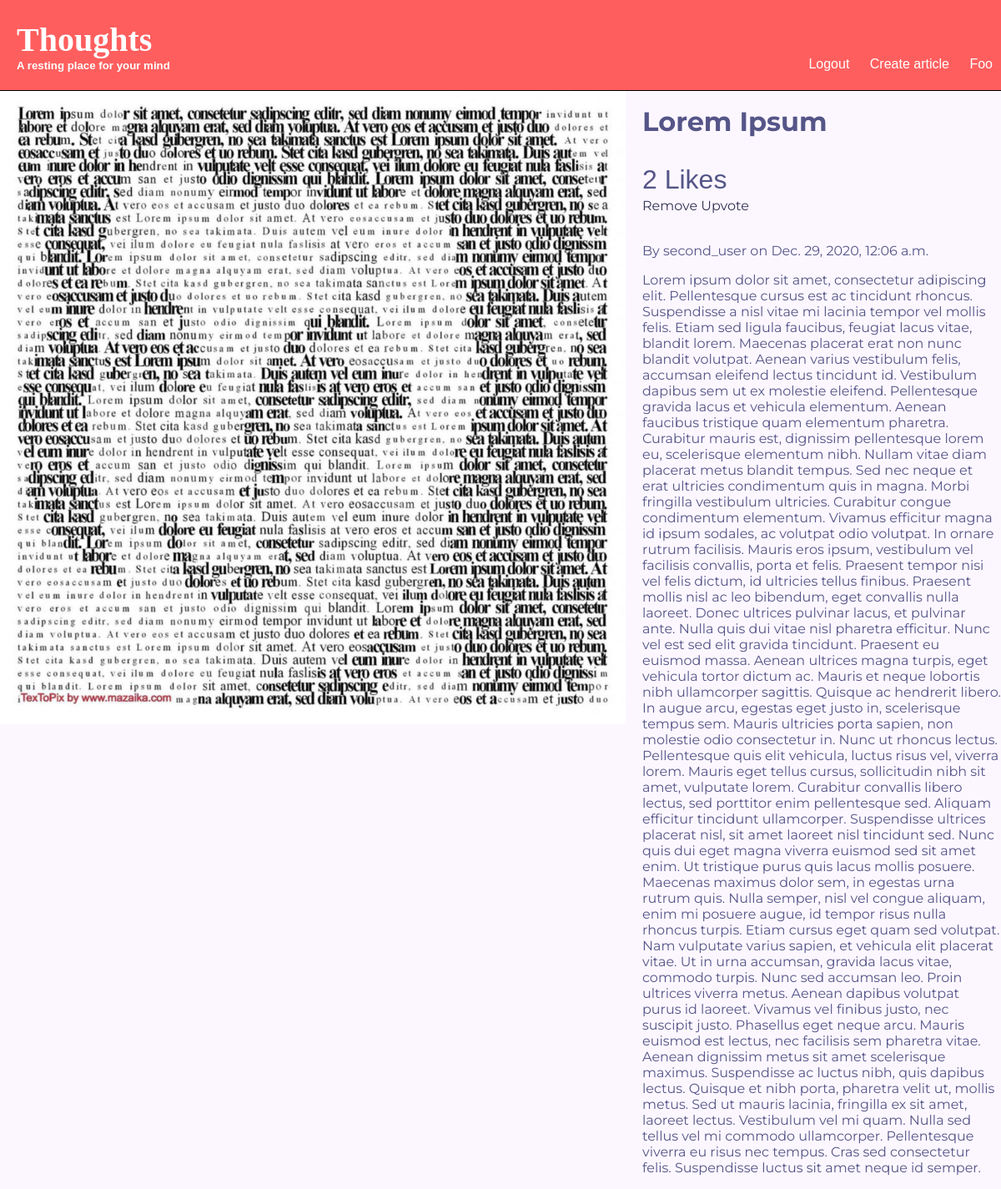
/articles/lorem-ipsum/ (signed in), run on the app's committed database.
### articles/models.py (models this page shows, shortened)
class Article(models.Model):
	def_ups = {'upvoters': []}
	j_ups = json.dumps(def_ups)
	title = models.CharField(max_length=80)
	body = models.TextField()
	date = models.DateTimeField(auto_now_add=True)
	slug = models.SlugField()
	author = models.ForeignKey(User, default=None, on_delete=models.CASCADE)
	media = models.ImageField(default='default.jpg', blank=True)
	upvotes = models.TextField(default=j_ups)
	def check_for_user(self, username):
		ups = json.loads(self.upvotes)
		return username in ups["upvoters"]
	def upvote_nums(self):
		ups = json.loads(self.upvotes)
		return len(ups["upvoters"])

### articles/views.py (the view)
# urls.py: path('<slug:slug>/', views.article_page, name='detail'),
@login_required(login_url = '/accounts/signin/')
def article_page(request, slug):
	article = Article.objects.get(slug=slug)
	user = request.user.username
	vote = ["Upvote", "Remove Upvote"][article.check_for_user(user)]
	return render(request, "articles/article_page.html", {'article':article, 'vote': vote})

### articles/templates/articles/article_page.html
{% extends 'basetemp.html' %}
{% block content %}
<div class="article-details">
	<div class="a-page">
		<img src="{{ article.media.url }}">
		<div class="text-a">
			<h1>{{ article.title }}</h1>
			<p style="margin-bottom: 3px;font-family: arial; font-size: 200%">{{ article.upvote_nums }} Likes</p>
			<a href="{% url 'articles:upvote' slug=article.slug %}">
				{{ vote }}
			</a><br><br>
			<p>By {{ article.author }} on {{ article.date }}</p>
			<p>{{ article.body }}</p>
		</div>
	</div>
</div>
{% endblock %}

### templates/basetemp.html (shortened to what this page needs)
{% load static %}
<!DOCTYPE html>
<html>
<head>
	<link rel="stylesheet" type="text/css" href="{% static 'styles.css' %}">
</head>
<body>
	<header class="navbar">
		<div class='logo'>
			<a href="{% url 'articles:list' %}">
				<h1 class="heading">Thoughts</h1>
				<h5 class="slogan">A resting place for your mind</h5>
			</a>
		</div>
		<nav class="right">
			<ul>
				{% if user.is_authenticated %}
				<li>
					<a href="{% url 'accounts:logout' %}">Logout</a>
				</li>
				<li>
					<a href="{% url 'articles:create' %}">Create article</a>
				</li>
				<li>
					<a href="{% url 'accounts:profile' %}">{{ user.first_name }}</a>
				</li>
				{% endif %}
			</ul>
		</nav>
	</header>
	<div class='base'>
		{% block content %}
		{% endblock%}
	</div>
</body>
</html>

### assets/styles.css (style rules this page uses)
body { background-color: #fcf7ff; background-repeat: no-repeat; color: #222; margin: 0px; margin-top: 105px; }
a, a:hover, a:visited { color: #fff; text-decoration: none; }
.navbar { padding: 0px 20px; background-color: #ff5e5e; border-bottom: 1px solid black; display: grid; grid-template-columns: 1fr 1fr; justify-items: center; font-family: Helvetica; position: fixed; top: 0; width: 100%; z-index: 999 }
.logo { justify-self: left; }
.heading { margin-bottom: 0px; margin-top: 3vh; font-size: 5vh; font-family: 'Gill sans'; color: white; }
.slogan { margin-top: 0px; color: white; }
nav { position: absolute; bottom: 6px; right: 40px; }
nav li { display: inline-block; margin: 0px 10px; }
.a-page { display: grid; grid-template-columns: 5fr 3fr; }
.a-page img { max-width: 100%; }
.a-page .text-a { padding-left: 20px; color: #558; font-family: Montserrat; animation: switch 0.5s ease; }
.a-page a,.a-page a:hover,.a-page a:visited { color: #335; }

### data on the page
Article: media (picture), title "Lorem Ipsum", upvote_nums "2", author "second_user", date "Dec. 29, 2020, 12:06 a.m.", body "Lorem ipsum dolor sit amet, consectetur adipiscing elit. Pellentesque cursus est ac tincidunt rhoncus. Suspendisse a nisl vitae mi lacinia tempor vel mollis felis. Etiam sed ligula faucibus, feugiat lacus vitae, blandit lorem. Maecenas placerat erat non nunc blandit volutpat. Aenean varius vestibulum felis, accumsan eleifend lectus tincidunt id. Vestibulum dapibus sem ut ex molestie eleifend. Pellentesque gravida lacus et vehicula elementum. Aenean faucibus tristique quam elementum pharetra. Curabitur mauris est, dignissim pellentesque lorem eu, scelerisque elementum nibh. Nullam vitae diam placerat metus blandit tempus. Sed nec neque et erat ultricies condimentum quis in magna. Morbi…"

### other printed values
{{ user.first_name }} "Foo"
{{ vote }} "Remove Upvote"
